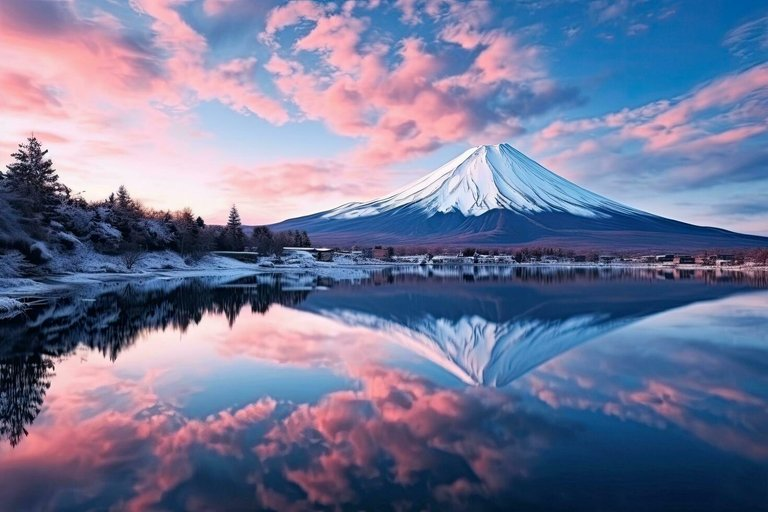
#> input picture assets/mountain/real.jpg, 768 x 512 px; its folder holds only this picture in this run
$ python -i colors.py   (imports and definitions only)
#> lines starting #> are read from the running program, lines starting #| are printed output that depends on the picture
"""Handles image colors logic"""

from collections import Counter
from pathlib import Path

import numpy as np
from PIL import Image, ImageColor
from scipy.cluster import hierarchy

from proper_pixel_art.config import ColorConfig, DominantConfig

RGB = tuple[int, int, int]
RGBA = tuple[int, int, int, int]


# [20 lines left out: functions _rgb_dist, top_opaque_colors, not called in this run]


DEFAULT_BACKGROUND_CANDIDATES: list[RGB] = [
    (0, 255, 255),  # cyan
    (255, 255, 255),  # white
    (255, 0, 0),  # red
    (0, 255, 0),  # green
    (0, 0, 255),  # blue
    (255, 255, 0),  # yellow
    (255, 0, 255),  # magenta
    (255, 128, 0),  # orange
    (128, 0, 255),  # violet
    (0, 128, 255),  # sky
    (0, 255, 128),  # mint
    (255, 0, 128),  # pink
]


# [127 lines left out: functions pick_background, clamp_alpha, extract_and_scale_alpha, dominant_rgb_by_binning, not called in this run]


# Unseen colors are matched against representatives in chunks of this many
# colors at a time to bound the broadcast (chunk x reps x 3) array.
_NEAREST_CHUNK = 512


# [132 lines that did not run here, left out]


# [8 lines that did not run here, left out]


# [27 lines that did not run here, left out]


def most_common_boundary_color(image: Image.Image) -> RGB:
    """
    Return the exact RGB color that occurs most on the image boundary.
    """
    image_rgb = image.convert("RGB")
    w, h = image_rgb.size

    # top and bottom rows
    top = list(image_rgb.crop((0, 0, w, 1)).get_flattened_data())
    bottom = list(image_rgb.crop((0, h - 1, w, h)).get_flattened_data())
    # left and right columns (excluding corners)
    left = [image_rgb.getpixel((0, y)) for y in range(1, h - 1)]
    right = [image_rgb.getpixel((w - 1, y)) for y in range(1, h - 1)]

    counts = Counter(top + bottom + left + right)
    mode_color = counts.most_common(1)[0][0]
    return mode_color  # (R, G, B)


def apply_background_transparency(
    image: Image.Image, background_color: RGB
) -> Image.Image:
    """
    Set alpha=0 for ALL pixels matching ``background_color`` (no flood fill).

    Takes the background color explicitly so callers processing many related
    images (video frames) can decide it once and apply it consistently.
    """
    rgba = np.array(image.convert("RGBA"))
    matches = (rgba[..., :3] == np.array(background_color, dtype=np.uint8)).all(axis=-1)
    rgba[matches, 3] = 0
    return Image.fromarray(rgba, mode="RGBA")


def make_background_transparent(image: Image.Image) -> Image.Image:
    """
    Make the background fully transparent by:
      1) Identifying the most common color on the image boundary
      2) Setting alpha=0 for all pixels matching that color

    Note: This sets transparency for ALL pixels matching the boundary color,
    not just boundary pixels (no flood fill).
    """
    return apply_background_transparency(image, most_common_boundary_color(image))

>>> import cv2
>>> picture = cv2.imread('../assets/mountain/real.jpg', cv2.IMREAD_GRAYSCALE)
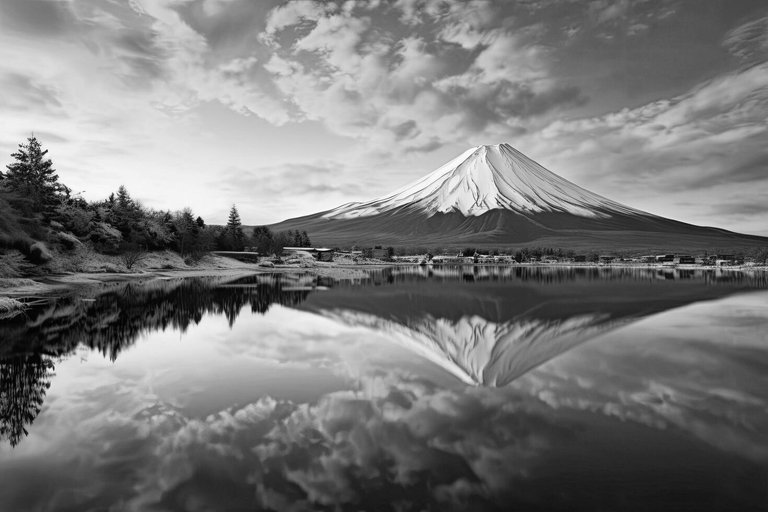
#> picture: shape (512, 768); min 0, max 255, mean 122.5
#> (the run stopped early here; a loop or call above may not have finished)

$ run again, on assets/mountain/mountain.png
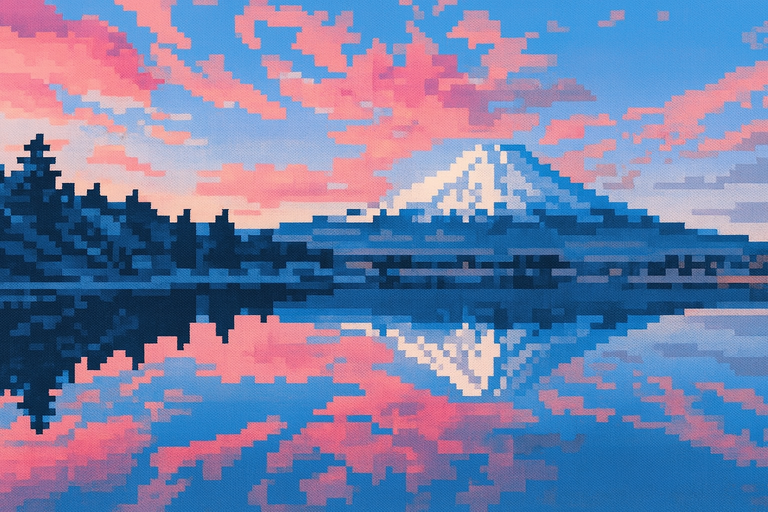
#> input picture assets/mountain/mountain.png, 768 x 512 px
#> `picture = cv2.imread('../assets/mountain/real.jpg', cv2.IMREAD_GRAYSCA..`:
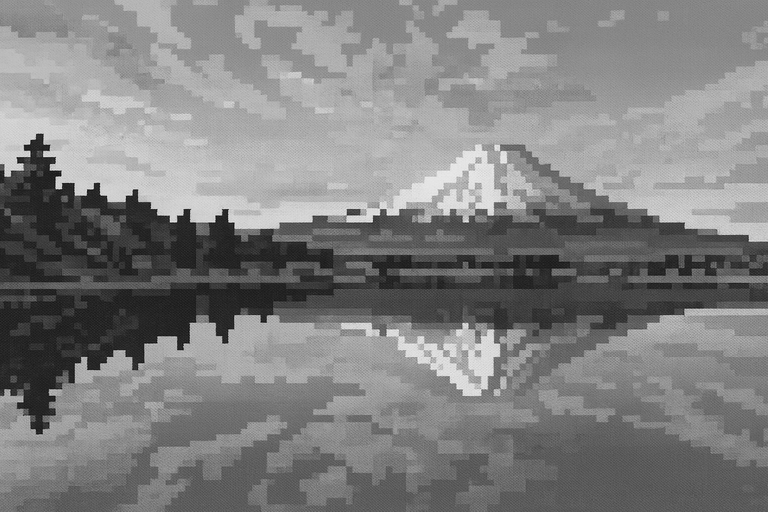
#> picture: shape (512, 768); min 5, max 243, mean 128.1
